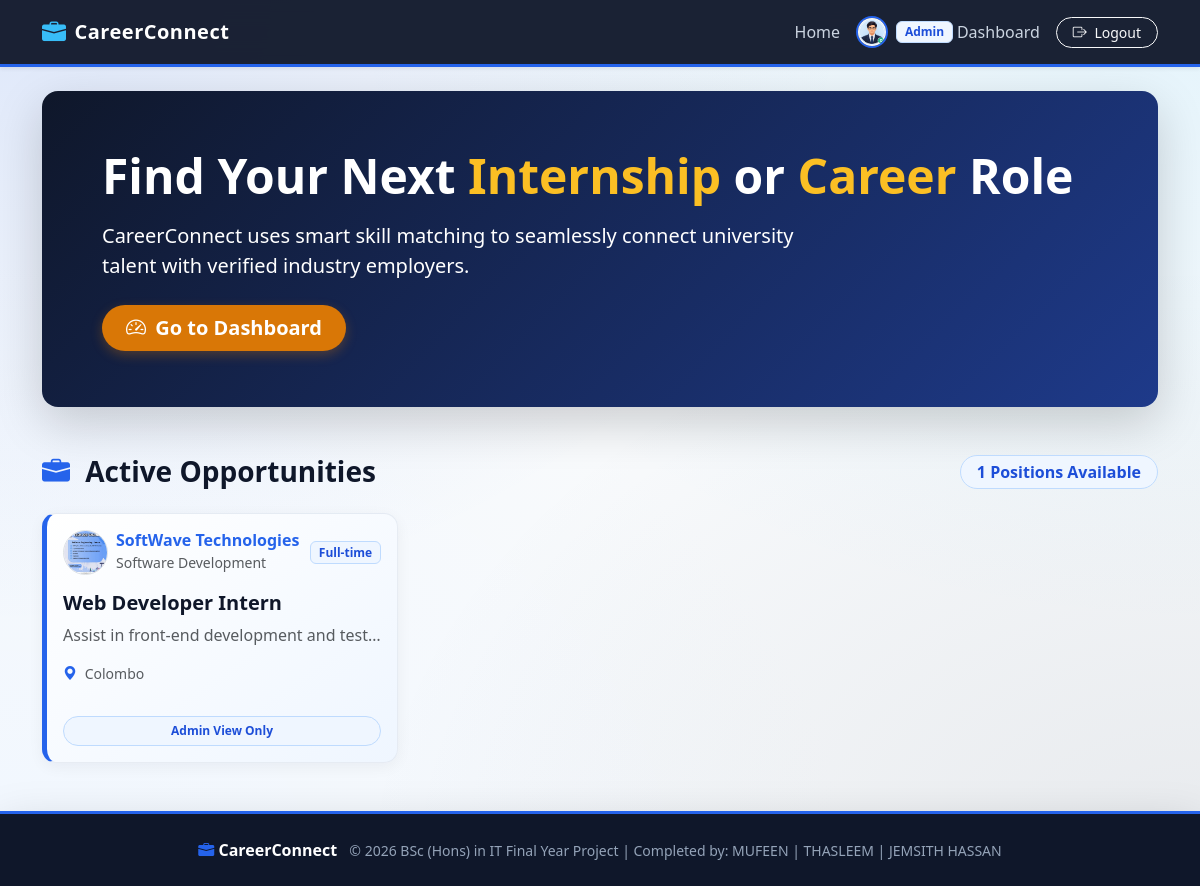
The page / (signed in) on the database its author committed.
### tables this page shows
CREATE TABLE jobs (
            job_id INTEGER PRIMARY KEY AUTOINCREMENT,
            employer_id INTEGER NOT NULL,
            title TEXT NOT NULL,
            description TEXT NOT NULL,
            job_type TEXT NOT NULL CHECK (job_type IN ('Full-time', 'Internship', 'Part-time')),
            location TEXT NOT NULL,
            salary_range TEXT DEFAULT 'Unpaid / Negotiable',
            deadline DATE NOT NULL,
            created_at DATETIME DEFAULT CURRENT_TIMESTAMP,
            FOREIGN KEY (employer_id) REFERENCES employers(employer_id) ON DELETE CASCADE
        );

CREATE TABLE users (
            user_id INTEGER PRIMARY KEY AUTOINCREMENT,
            name TEXT NOT NULL,
            email TEXT NOT NULL UNIQUE,
            password TEXT NOT NULL,
            role TEXT NOT NULL CHECK (role IN ('Student', 'Employer', 'Coordinator', 'Admin')),
            profile_pic TEXT DEFAULT NULL,
            created_at DATETIME DEFAULT CURRENT_TIMESTAMP
        );

CREATE TABLE employers (
            employer_id INTEGER PRIMARY KEY AUTOINCREMENT,
            user_id INTEGER NOT NULL UNIQUE,
            company_name TEXT NOT NULL,
            industry TEXT NOT NULL,
            company_website TEXT DEFAULT NULL,
            is_verified INTEGER DEFAULT 0 CHECK (is_verified IN (0, 1)),
            FOREIGN KEY (user_id) REFERENCES users(user_id) ON DELETE CASCADE
        );

### index.php (the view, shortened to what this page needs)
<?php
require_once __DIR__ . '/includes/header.php';
$db = Database::getConnection();
$stmt = $db->query("
    SELECT j.*, e.company_name, e.industry, u.profile_pic
    FROM jobs j
    JOIN employers e ON j.employer_id = e.employer_id
    JOIN users u ON e.user_id = u.user_id
    WHERE j.deadline >= DATE('now') AND e.is_verified = 1
    ORDER BY j.created_at DESC
");
$jobs = $stmt->fetchAll();
?>
<div class="p-5 mb-5 bg-corporate-hero shadow-lg">
  <div class="container-fluid py-2">
    <h1 class="display-5 fw-bold mb-3">Find Your Next <span class="text-cyan">Internship</span> or <span class="text-cyan">Career</span> Role</h1>
    <p class="col-md-9 fs-5 text-white fw-normal opacity-90">CareerConnect uses smart skill matching to seamlessly connect university talent with verified industry employers.</p>
    <div class="mt-4">
        <?php if (!isset($_SESSION['user_id'])): ?>
            <a class="btn btn-cyan btn-lg me-2 rounded-pill px-4" href="register.php"><i class="bi bi-rocket-takeoff me-1"></i> Get Started Today</a>
            <a class="btn btn-outline-light btn-lg rounded-pill px-4" href="login.php">Sign In</a>
        <?php else: ?>
            <a class="btn btn-cyan btn-lg me-2 rounded-pill px-4" href="dashboard.php"><i class="bi bi-speedometer2 me-1"></i> Go to Dashboard</a>
        <?php endif; ?>
    </div>
  </div>
</div>
<div class="d-flex justify-content-between align-items-center mb-4">
    <h3 class="fw-bold text-navy mb-0"><i class="bi bi-briefcase-fill text-sapphire me-2"></i> Active Opportunities</h3>
    <span class="badge badge-sapphire px-3 py-2 fs-6 rounded-pill"><?= count($jobs) ?> Positions Available</span>
</div>
<div class="row">
    <?php if (empty($jobs)): ?>
        <div class="col-12"><div class="alert alert-info shadow-sm">No active vacancies posted yet. Check back soon!</div></div>
    <?php else: ?>
        <?php foreach ($jobs as $job): ?>
            <div class="col-md-4 mb-4">
                <div class="card vacancy-card h-100">
                    <div class="card-body">
                        <div class="d-flex align-items-center mb-3">
                            <img src="<?= getProfilePicPath($job['profile_pic']) ?>" class="rounded-circle border me-2" style="width: 45px; height: 45px; object-fit: cover;">
                            <div>
                                <h6 class="mb-0 text-sapphire fw-bold"><?= htmlspecialchars($job['company_name']) ?></h6>
                                <small class="text-muted"><?= htmlspecialchars($job['industry']) ?></small>
                            </div>
                            <span class="badge badge-sapphire ms-auto"><?= htmlspecialchars($job['job_type']) ?></span>
                        </div>
                        <h5 class="card-title fw-bold text-navy mb-2"><?= htmlspecialchars($job['title']) ?></h5>
                        <p class="card-text text-muted text-truncate"><?= htmlspecialchars($job['description']) ?></p>
                        <small class="text-muted d-block mb-2"><i class="bi bi-geo-alt-fill text-sapphire me-1"></i> <?= htmlspecialchars($job['location']) ?></small>
                    </div>
                    <div class="card-footer bg-transparent border-0 pb-3">
                        <?php if (isset($_SESSION['role']) && $_SESSION['role'] === 'Student'): ?>
                            <a href="apply.php?job_id=<?= $job['job_id'] ?>" class="btn btn-sapphire btn-sm w-100 rounded-pill"><i class="bi bi-send-fill me-1"></i> Apply Now</a>
                        <?php elseif (!isset($_SESSION['user_id'])): ?>
                            <a href="login.php" class="btn btn-outline-sapphire btn-sm w-100 rounded-pill">Login to View & Apply</a>
                        <?php else: ?>
                            <span class="badge badge-sapphire w-100 py-2 rounded-pill"><?= htmlspecialchars($_SESSION['role']) ?> View Only</span>
                        <?php endif; ?>
                    </div>
                </div>
            </div>
        <?php endforeach; ?>
    <?php endif; ?>
</div>
<?php require_once __DIR__ . '/includes/footer.php'; ?>

### includes/header.php (style rules this page uses)
:root { --navy-900: #0f172a; --navy-800: #1e293b; --sapphire-600: #2563eb; --sapphire-700: #1d4ed8; --sapphire-50: #eff6ff; --slate-800: #1e293b; --slate-600: #475569; }
body { background: radial-gradient(at 0% 0%, rgba(37, 99, 235, 0.12) 0px, transparent 50%), radial-gradient(at 100% 0%, rgba(56, 189, 248, 0.10) 0px, transparent 50%), radial-gradient(at 100% 100%, rgba(30, 41, 59, 0.08) 0px, transparent 50%), radial-gradient(at 0% 100%, rgba(239, 246, 255, 0.8) 0px, transparent 50%), #f8fafc; background-attachment: fixed; color: var(--slate-800); font-family: 'Segoe UI', system-ui, -apple-system, sans-serif; min-height: 100vh; }
.card { background: rgba(255, 255, 255, 0.92); backdrop-filter: blur(10px); border: 1px solid rgba(226, 232, 240, 0.8); border-radius: 14px; box-shadow: 0 4px 15px rgba(15, 23, 42, 0.05); transition: transform 0.25s ease, box-shadow 0.25s ease; }
.vacancy-card { background: linear-gradient(145deg, #ffffff 0%, var(--sapphire-50) 100%); border-left: 5px solid var(--sapphire-600); }
.bg-corporate-hero { background: linear-gradient(135deg, var(--navy-900) 0%, #1e3a8a 100%); color: #ffffff; border-radius: 16px; box-shadow: 0 10px 25px rgba(15, 23, 42, 0.2); }
.badge-sapphire { background-color: var(--sapphire-50); color: var(--sapphire-700); border: 1px solid #bfdbfe; font-weight: 600; }
.text-sapphire { color: var(--sapphire-600) !important; }
.text-navy { color: var(--navy-900) !important; }

### index.php (style rules this page uses)
.text-cyan { color: #fbbf24 !important; }
.btn-cyan { background-color: #d97706; color: #ffffff; border: none; font-weight: 600; box-shadow: 0 4px 12px rgba(217, 119, 6, 0.3); }

### rows shown on the page
jobs: users.profile_pic (picture), employer.company_name "SoftWave Technologies", employer.industry "Software Development", job_type "Full-time", title "Web Developer Intern", description "Assist in front-end development and test…", location "Colombo"

### other values the page prints
$_SESSION['role'] "Admin"
count($jobs) "1"
